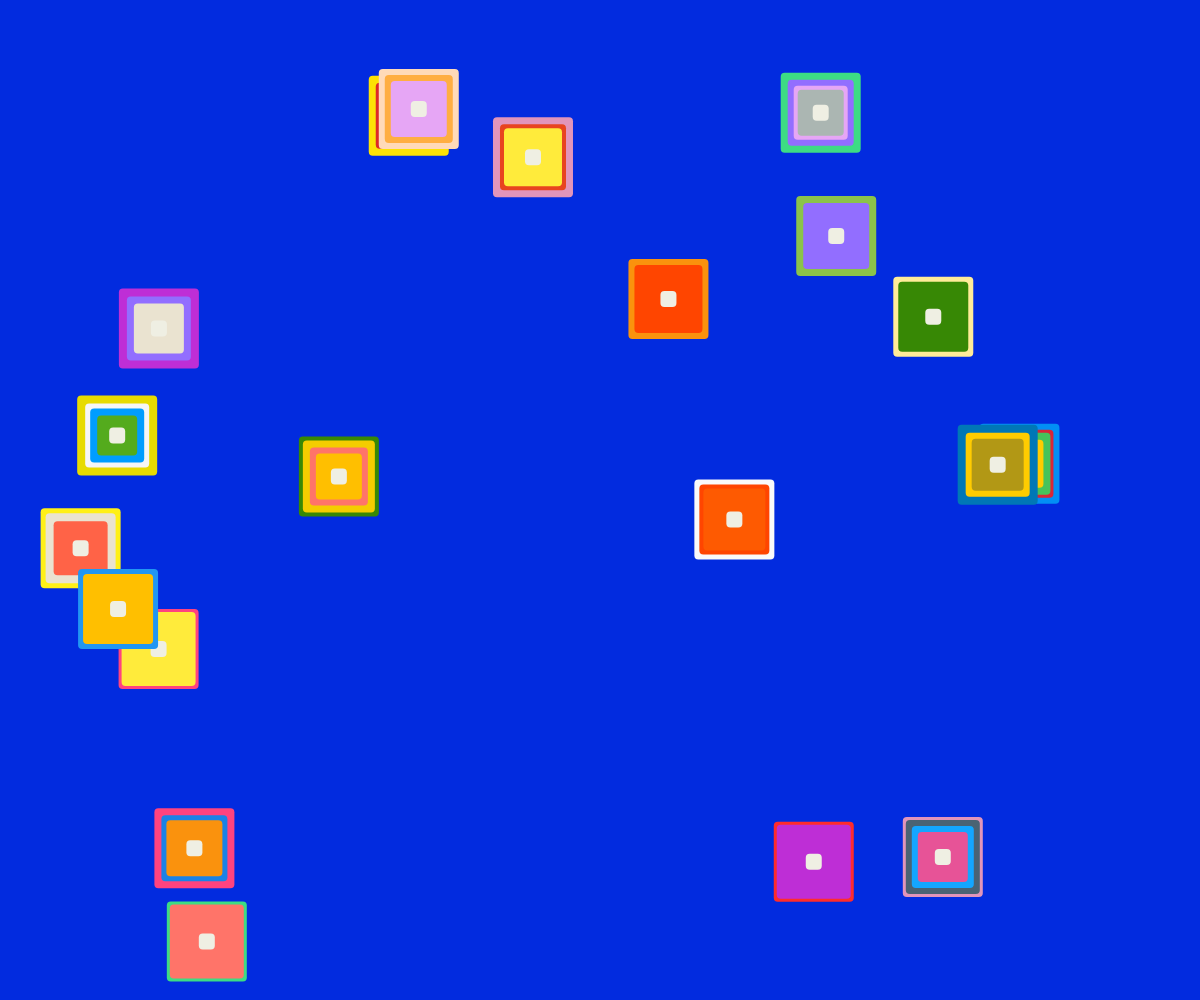
Frame 1 (no input)
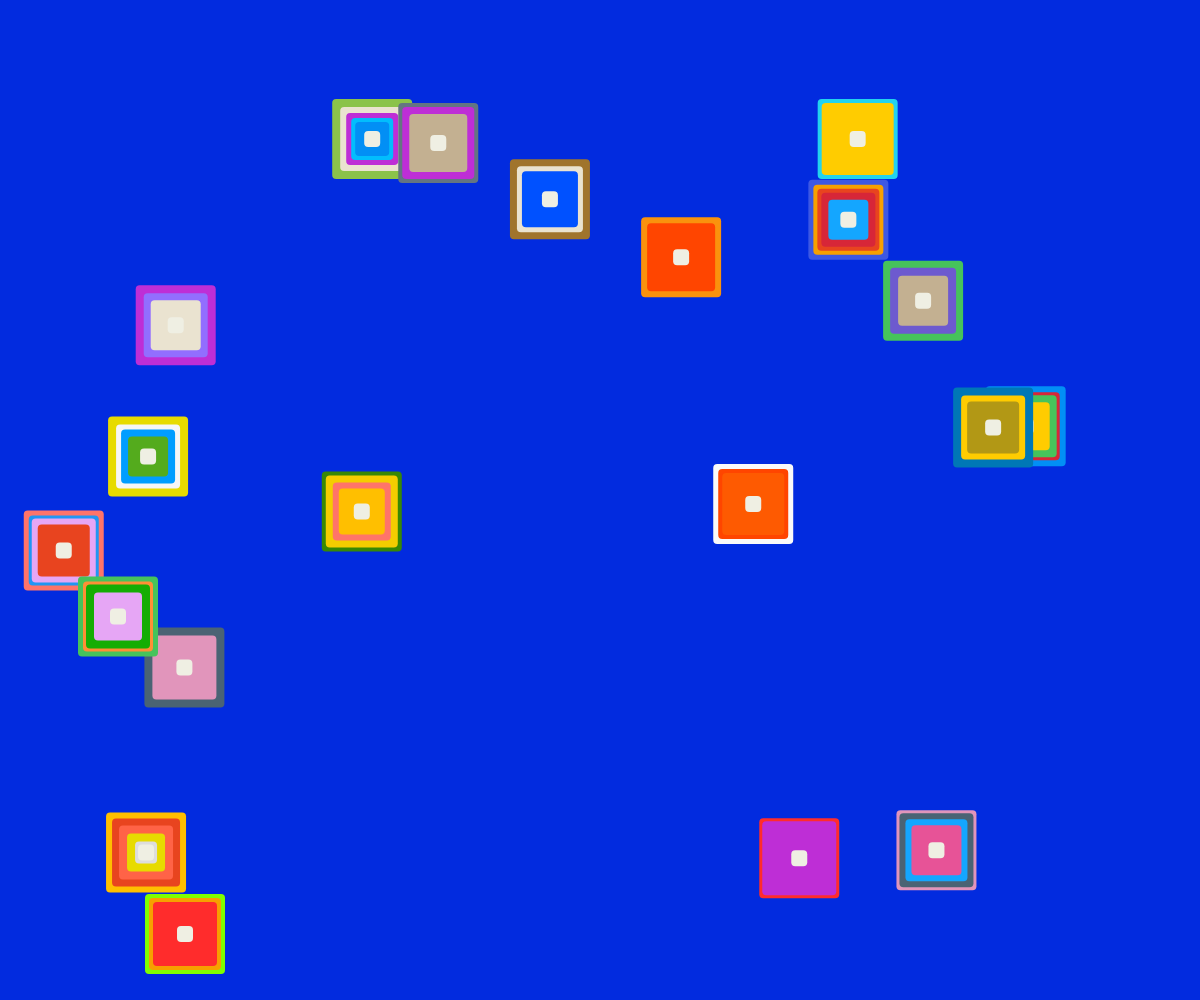
Frame 60 (no input)
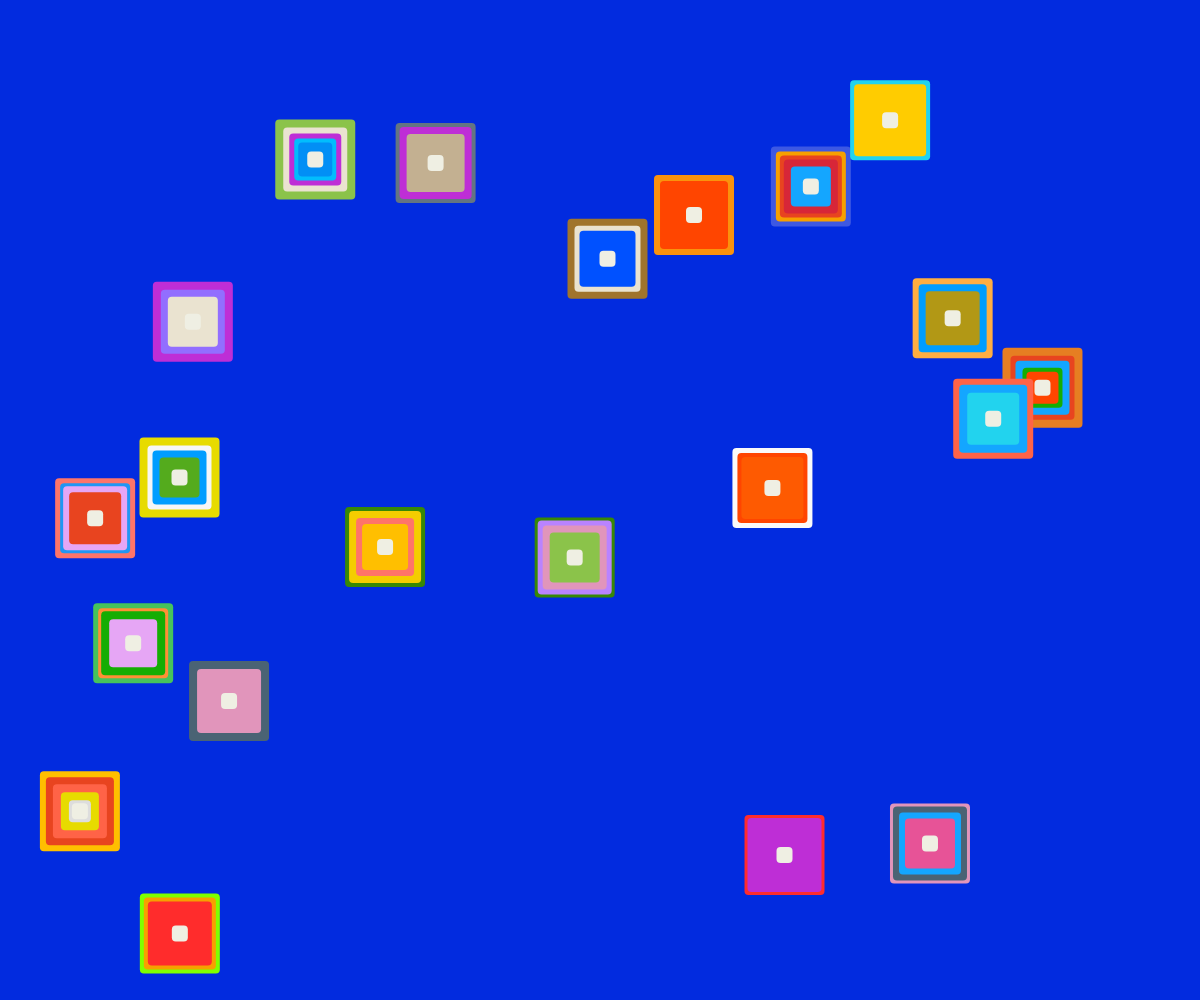
Frame 120 (the mouse pressed at the canvas centre since frame 60)

The p5.js sketch that drew these frames (run headless with seeded random() and noise() and a simulated clock; from frame 60 on, the mouse is pressed at the canvas centre):

// p5.js sketch
// ── sketch.js
function resolveCollision(p1, p2) {
  const xVelDiff = p1.velocity.x - p2.velocity.x;
  const yVelDiff = p1.velocity.y - p2.velocity.y;
  const xDist = p2.x - p1.x;
  const yDist = p2.y - p1.y;

  if (xVelDiff * xDist + yVelDiff * yDist >= 0) {
    const angle = -atan2(yDist, xDist);
    const u1 = rotateVector(p1.velocity, angle);
    const u2 = rotateVector(p2.velocity, angle);
    const v1 = createVector(
      (u1.x * (p1.mass - p2.mass)) / (p1.mass + p2.mass) +
        (u2.x * 2 * p2.mass) / (p1.mass + p2.mass),
      u1.y
    );
    const v2 = createVector(
      (u2.x * (p1.mass - p2.mass)) / (p1.mass + p2.mass) +
        (u1.x * 2 * p1.mass) / (p1.mass + p2.mass),
      u2.y
    );
    const vFinal1 = rotateVector(v1, -angle);
    const vFinal2 = rotateVector(v2, -angle);
    p1.velocity.x = vFinal1.x;
    p1.velocity.y = vFinal1.y;
    p2.velocity.x = vFinal2.x;
    p2.velocity.y = vFinal2.y;
    Object.assign(p1, randomAppearance());
    Object.assign(p2, randomAppearance());
  }
}

function rotateVector(v, angle) {
  return createVector(
    v.x * cos(angle) - v.y * sin(angle),
    v.x * sin(angle) + v.y * cos(angle)
  );
}

function handleCollisions(p, all) {
  for (let other of all) {
    if (other === p) continue;
    if (dist(p.x, p.y, other.x, other.y) < p.size * 2) {
      resolveCollision(p, other);
    }
  }
}

function handleBounds(p) {
  if (p.x - p.size <= 0 || p.x + p.size >= width) {
    p.velocity.x *= -1;
  }
  if (p.y - p.size <= 0 || p.y + p.size >= height) {
    p.velocity.y *= -1;
  }
}

const colours = [
  "#ff2c2c",
  "#ffae42",
  "#fce205",
  "#46c35b",
  "#3d58e3",
  "#be2ed6",
  "#e8441f",
  "#fe5a01",
  "#fa920d",
  "#f4cd00",
  "#54ab1d",
  "#14a6ff",
  "#6d5acf",
  "#e090df",
  "#abb6b2",
  "#eae3d0",
  "#15ad03",
  "#02bdfd",
  "#a0742c",
  "#b29815",
  "#ce8f5f",
  "#e67e22",
  "#4a6374",
  "#ffbf00",
  "#028ff5",
  "#9b59b6",
  "#fe2f03",
  "#378805",
  "#c3b091",
  "#e195bb",
  "#fb4a70",
  "#e7db00",
  "#ff7469",
  "#dc2828",
  "#fff017",
  "#009dff",
  "#ff4500",
  "#ffc400",
  "#8bc34a",
  "#0051ff",
  "#e75397",
  "#01b2e8",
  "#e8441f",
  "#ff6a00",
  "#f7a000",
  "#54ab1d",
  "#1b82e6",
  "#6d5acf",
  "#dddddd",
  "#ff437f",
  "#4dc268",
  "#647582",
  "#f6f6f6",
  "#028ff5",
  "#ff99cc",
  "#15ad03",
  "#ff6347",
  "#ffec99",
  "#7fff00",
  "#0077b6",
  "#fafafa",
  "#ffcc00",
  "#3ddc84",
  "#e6a6f5",
  "#ffdab9",
  "#ffead0",
  "#d72638",
  "#ffeb3b",
  "#2196f3",
  "#9c27b0",
  "#926eff",
  "#f4cd00",
  "#ff8f35",
  "#22d3ee",
  "#b983ff",
];

function randomIntFromRange(min, max) {
  return Math.floor(Math.random() * (max - min + 1) + min);
}

function shuffleArray(arr) {
  let a = arr.slice();
  for (let i = a.length - 1; i > 0; i--) {
    const j = Math.floor(Math.random() * (i + 1));
    [a[i], a[j]] = [a[j], a[i]];
  }
  return a;
}

let particles = [];
let numberOfParticles;
const squareSize = 40;

function createParticle(x, y, size) {
  return {
    x,
    y,
    size,
    mass: 1,
    velocity: createVector(random(-1, 1), random(-1, 1)),
    ...randomAppearance(),
  };
}

function randomAppearance() {
  const palette = shuffleArray(colours);
  const count = randomIntFromRange(2, 5);
  const steps = Array.from({ length: count }, () => randomIntFromRange(3, 8));
  return { colours: palette, numberOfSquares: count, sizeSteps: steps };
}

function updateParticle(p, all) {
  handleCollisions(p, all);
  handleBounds(p);
  p.x += p.velocity.x;
  p.y += p.velocity.y;
  drawParticle(p);
}

function drawParticle(p) {
  let s = p.size;
  rectMode(CENTER);
  for (let i = 0; i < p.numberOfSquares; i++) {
    fill(p.colours[i]);
    noStroke();
    rect(p.x, p.y, s * 2, s * 2, 4);
    s = max(0, s - p.sizeSteps[i]);
  }
  fill("#efefe3");
  rect(p.x, p.y, 16, 16, 4);
}

window.setup = () => {
  createCanvas(windowWidth, windowHeight);
  numberOfParticles = windowWidth > 600 ? 20 : 7;
  particles = Array.from({ length: numberOfParticles }, () =>
    createParticle(random(50, width - 50), random(50, height - 50), squareSize)
  );
};

window.draw = () => {
  background("#022bdf");
  particles.forEach((p) => updateParticle(p, particles));
};

window.mousePressed = () => {
  particles.push(createParticle(mouseX, mouseY, squareSize));
};

window.windowResized = () => {
  resizeCanvas(windowWidth, windowHeight);
};
